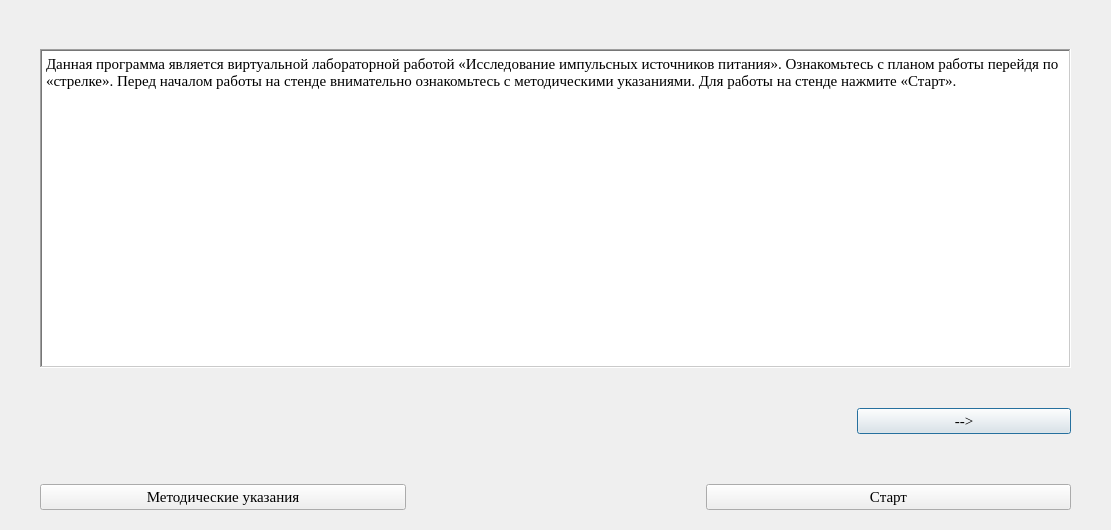
<?xml version="1.0" encoding="UTF-8"?>
<ui version="4.0">
 <class>Dialog</class>
 <widget class="QDialog" name="Dialog">
  <property name="geometry">
   <rect>
    <x>0</x>
    <y>0</y>
    <width>1111</width>
    <height>530</height>
   </rect>
  </property>
  <property name="windowTitle">
   <string>Dialog</string>
  </property>
  <widget class="QWidget" name="verticalLayoutWidget">
   <property name="geometry">
    <rect>
     <x>0</x>
     <y>-1</y>
     <width>1111</width>
     <height>531</height>
    </rect>
   </property>
   <layout class="QVBoxLayout" name="verticalLayout">
    <property name="spacing">
     <number>20</number>
    </property>
    <property name="topMargin">
     <number>10</number>
    </property>
    <item>
     <layout class="QHBoxLayout" name="horizontalLayout_3">
      <property name="leftMargin">
       <number>40</number>
      </property>
      <property name="topMargin">
       <number>40</number>
      </property>
      <property name="rightMargin">
       <number>40</number>
      </property>
      <property name="bottomMargin">
       <number>10</number>
      </property>
      <item>
       <widget class="QTextBrowser" name="PlanTB">
        <property name="font">
         <font>
          <family>Times New Roman</family>
          <pointsize>11</pointsize>
         </font>
        </property>
        <property name="frameShape">
         <enum>QFrame::WinPanel</enum>
        </property>
        <property name="verticalScrollBarPolicy">
         <enum>Qt::ScrollBarAsNeeded</enum>
        </property>
        <property name="horizontalScrollBarPolicy">
         <enum>Qt::ScrollBarAlwaysOff</enum>
        </property>
        <property name="sizeAdjustPolicy">
         <enum>QAbstractScrollArea::AdjustIgnored</enum>
        </property>
        <property name="html">
         <string>&lt;!DOCTYPE HTML PUBLIC &quot;-//W3C//DTD HTML 4.0//EN&quot; &quot;http://www.w3.org/TR/REC-html40/strict.dtd&quot;&gt;
&lt;html&gt;&lt;head&gt;&lt;meta name=&quot;qrichtext&quot; content=&quot;1&quot; /&gt;&lt;style type=&quot;text/css&quot;&gt;
p, li { white-space: pre-wrap; }
&lt;/style&gt;&lt;/head&gt;&lt;body style=&quot; font-family:'Times New Roman'; font-size:11pt; font-weight:400; font-style:normal;&quot;&gt;
&lt;p style=&quot; margin-top:0px; margin-bottom:0px; margin-left:0px; margin-right:0px; -qt-block-indent:0; text-indent:0px;&quot;&gt;&lt;span style=&quot; font-family:'Times New Roman,Times,serif';&quot;&gt;Данная программа является виртуальной лабораторной работой «Исследование импульсных источников питания». Ознакомьтесь с планом работы перейдя по «стрелке». Перед началом работы на стенде внимательно ознакомьтесь с методическими указаниями. Для работы на стенде нажмите «Старт».&lt;/span&gt;&lt;/p&gt;&lt;/body&gt;&lt;/html&gt;</string>
        </property>
        <property name="tabStopWidth">
         <number>40</number>
        </property>
       </widget>
      </item>
     </layout>
    </item>
    <item>
     <layout class="QHBoxLayout" name="horizontalLayout_6">
      <property name="spacing">
       <number>600</number>
      </property>
      <property name="leftMargin">
       <number>40</number>
      </property>
      <property name="topMargin">
       <number>10</number>
      </property>
      <property name="rightMargin">
       <number>40</number>
      </property>
      <property name="bottomMargin">
       <number>10</number>
      </property>
      <item>
       <spacer name="horizontalSpacer">
        <property name="orientation">
         <enum>Qt::Horizontal</enum>
        </property>
        <property name="sizeHint" stdset="0">
         <size>
          <width>40</width>
          <height>20</height>
         </size>
        </property>
       </spacer>
      </item>
      <item>
       <widget class="QPushButton" name="RightB">
        <property name="minimumSize">
         <size>
          <width>214</width>
          <height>0</height>
         </size>
        </property>
        <property name="font">
         <font>
          <family>Times New Roman</family>
          <pointsize>11</pointsize>
         </font>
        </property>
        <property name="cursor">
         <cursorShape>PointingHandCursor</cursorShape>
        </property>
        <property name="text">
         <string>--&gt;</string>
        </property>
       </widget>
      </item>
     </layout>
    </item>
    <item>
     <layout class="QHBoxLayout" name="horizontalLayout_2">
      <property name="spacing">
       <number>300</number>
      </property>
      <property name="leftMargin">
       <number>40</number>
      </property>
      <property name="topMargin">
       <number>20</number>
      </property>
      <property name="rightMargin">
       <number>40</number>
      </property>
      <property name="bottomMargin">
       <number>20</number>
      </property>
      <item>
       <widget class="QPushButton" name="MetodB_2">
        <property name="font">
         <font>
          <family>Times New Roman</family>
          <pointsize>11</pointsize>
         </font>
        </property>
        <property name="cursor">
         <cursorShape>PointingHandCursor</cursorShape>
        </property>
        <property name="text">
         <string>Методические указания</string>
        </property>
        <property name="default">
         <bool>false</bool>
        </property>
       </widget>
      </item>
      <item>
       <widget class="QPushButton" name="StartB_2">
        <property name="font">
         <font>
          <family>Times New Roman</family>
          <pointsize>11</pointsize>
         </font>
        </property>
        <property name="cursor">
         <cursorShape>PointingHandCursor</cursorShape>
        </property>
        <property name="text">
         <string>Старт</string>
        </property>
       </widget>
      </item>
     </layout>
    </item>
   </layout>
  </widget>
 </widget>
 <resources/>
 <connections/>
</ui>
